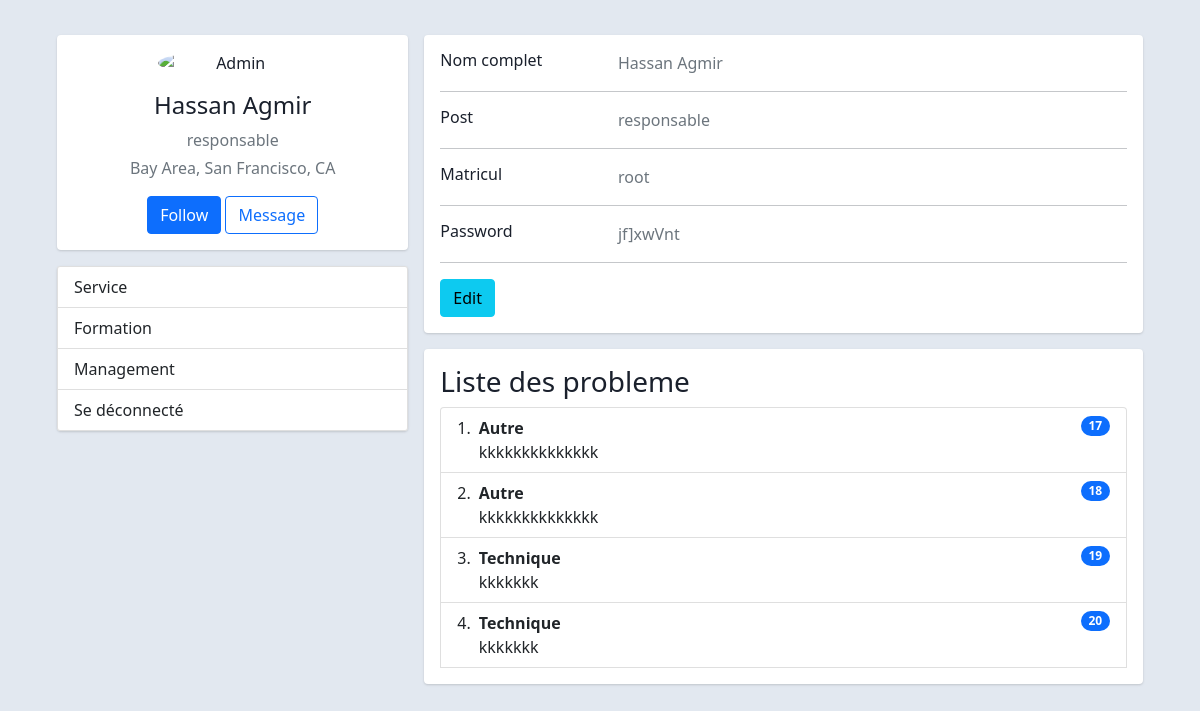
The app's page /index.php (signed in) with its own data.
### tables this page shows
CREATE TABLE `employer` (
  `id` bigint(20) NOT NULL,
  `nom` varchar(30) NOT NULL,
  `matricul` varchar(20) NOT NULL,
  `post` varchar(30) NOT NULL,
  `password` varchar(100) NOT NULL
);

CREATE TABLE `porblem` (
  `id` bigint(20) NOT NULL,
  `type_prob` varchar(20) NOT NULL,
  `text_autre` varchar(100) DEFAULT NULL,
  `matricul` bigint(20) NOT NULL
);

### function.php (called while the page is built)
<?php
function check_login($con){
    if(isset($_SESSION["matricul"]))
    {
        $matricul = $_SESSION['matricul'];
        $query = "select * from employer where matricul = '$matricul' limit  1";
        $result = mysqli_query($con, $query);
        if($result && mysqli_num_rows($result) > 0){
            $user_data = mysqli_fetch_assoc($result);
            return $user_data;
        }
    }else{
    header("Location: login.php");
    die;
    }
}

### index.php (the view, shortened to what this page needs)
<?php
    include("conection.php");
    include("function.php");
    $user_data = check_login($con);
    $query = "SELECT * FROM `porblem`";
    $results=mysqli_query($con,$query);
?>
<!doctype html>
<html lang="en">
  <head>
    <link href="https://cdn.jsdelivr.net/npm/bootstrap@5.0.2/dist/css/bootstrap.min.css" rel="stylesheet">
    <link rel="stylesheet" href="css/style.css">
  </head>
  <body>
  <div class="container">
    <div class="main-body">
          <div class="row gutters-sm">
            <div class="col-md-4 mb-3">
              <div class="card">
                <div class="card-body">
                  <div class="d-flex flex-column align-items-center text-center">
                    <img src="https://bootdey.com/img/Content/avatar/avatar7.png" alt="Admin" class="rounded-circle" width="150">
                    <div class="mt-3">
                      <h4><?php echo $user_data['nom']  ?></h4>
                      <p class="text-secondary mb-1"><?php echo $user_data['post']  ?></p>
                      <p class="text-muted font-size-sm">Bay Area, San Francisco, CA</p>
                      <button class="btn btn-primary">Follow</button>
                      <button class="btn btn-outline-primary">Message</button>
                    </div>
                  </div>
                </div>
              </div>
              <div class="card mt-3">
              <div class="list-group">
                    <a class="list-group-item list-group-item-action" href="serves.php">Service</a>
                    <a class="list-group-item list-group-item-action" href="formation.php">Formation</a>
                    <a class="list-group-item list-group-item-action" href="management.php">Management</a>
                    <a class="list-group-item list-group-item-action" href="">Se déconnecté</a>
              </div>
              </div>
            </div>
            <div class="col-md-8">
              <div class="card mb-3">
                <div class="card-body">
                  <div class="row">
                    <div class="col-sm-3">
                      <h6 class="mb-0">Nom complet</h6>
                    </div>
                    <div class="col-sm-9 text-secondary">
                    <?php echo $user_data['nom']  ?>
                    </div>
                  </div>
                  <hr>
                  <div class="row">
                    <div class="col-sm-3">
                      <h6 class="mb-0">Post</h6>
                    </div>
                    <div class="col-sm-9 text-secondary">
                    <?php echo $user_data['post']  ?>
                    </div>
                  </div>
                  <hr>
                  <div class="row">
                    <div class="col-sm-3">
                      <h6 class="mb-0">Matricul</h6>
                    </div>
                    <div class="col-sm-9 text-secondary">
                    <?php echo $user_data['matricul']  ?>
                    </div>
                  </div>
                  <hr>
                  <div class="row">
                    <div class="col-sm-3">
                      <h6 class="mb-0">Password</h6>
                    </div>
                    <div class="col-sm-9 text-secondary">
                    <?php echo $user_data['password']  ?>
                    </div>
                  </div>
                  <hr>
                  <div class="row">
                    <div class="col-sm-12">
                      <a class="btn btn-info " target="__blank" href="https://www.bootdey.com/snippets/view/profile-edit-data-and-skills">Edit</a>
                    </div>
                  </div>
                </div>
              </div>
              <div class="row gutters-sm">
                <div class="col-sm-19 mb-3">
                  <div class="card h-100">
                    <div class="card-body">
                    <h3>Liste des probleme</h3>
                    <ol class="list-group list-group-numbered">
                    <?php
                    if($user_data['post'] == 'responsable'){
                        echo "<table>";
                        while ($row = mysqli_fetch_array($results)) {
                        echo "<li class='list-group-item d-flex justify-content-between align-items-start'>";
                        echo "<div class='ms-2 me-auto'>";
                        echo "<div class='fw-bold'>";
                        echo $row['type_prob'];
                        echo "</div>";
                        echo $row['text_autre'];
                        echo "</div>";
                        echo "<span class='badge bg-primary rounded-pill'>";
                        echo $row['id'];
                        echo "</span></li>";
                        }
                    }else{
                        echo "You are not responsable";
                    }
                    ?>
                    </ol>
                    </div>
                  </div>
                </div>
              </div>
            </div>
          </div>
        </div>
    </div>
  </body>
</html>

### css/style.css (style rules this page uses)
body { margin-top:20px; color: #1a202c; text-align: left; background-color: #e2e8f0; }
.main-body { padding: 15px; }
.card { box-shadow: 0 1px 3px 0 rgba(0,0,0,.1), 0 1px 2px 0 rgba(0,0,0,.06); }
.card { position: relative; display: flex; flex-direction: column; min-width: 0; word-wrap: break-word; background-color: #fff; background-clip: border-box; border: 0 solid rgba(0,0,0,.125); border-radius: .25rem; }
.card-body { flex: 1 1 auto; min-height: 1px; padding: 1rem; }
.gutters-sm { margin-right: -8px; margin-left: -8px; }
.gutters-sm>.col, .gutters-sm>[class*=col-] { padding-right: 8px; padding-left: 8px; }
.mb-3, .my-3 { margin-bottom: 1rem!important; }
.h-100 { height: 100%!important; }

### records on screen
employer: nom "Hassan Agmir", post "responsable", matricul "root", password "jf]xwVnt"
porblem: type_prob "Autre", text_autre "kkkkkkkkkkkkkk", id "17"
porblem: type_prob "Autre", text_autre "kkkkkkkkkkkkkk", id "18"
porblem: type_prob "Technique", text_autre "kkkkkkk", id "19"
porblem: type_prob "Technique", text_autre "kkkkkkk", id "20"
